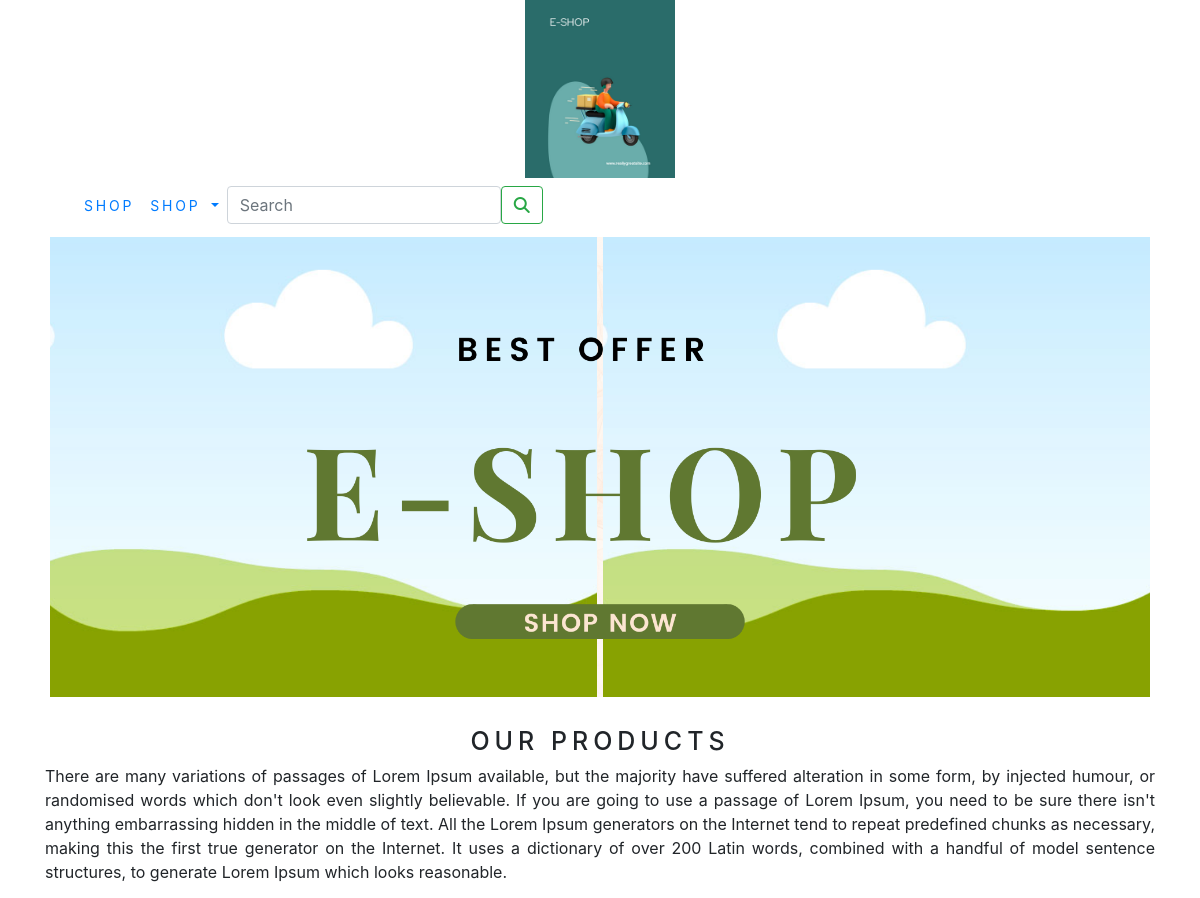
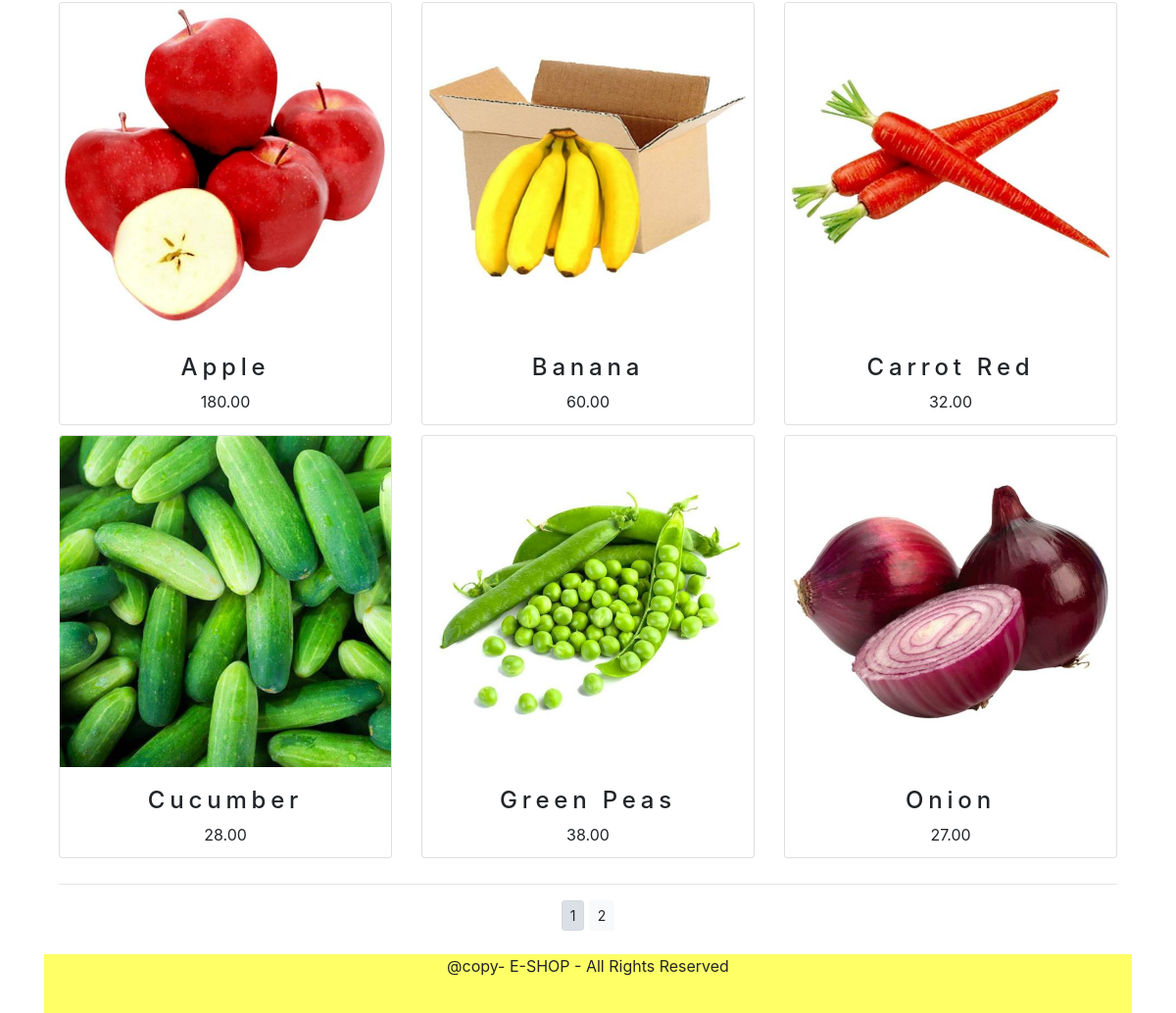
The page / on the database its author committed (2 pictures, top to bottom).
### shop/models.py (models this page shows, shortened)
class Product(models.Model):
    name = models.CharField(max_length=250, unique=True)
    slug = models.SlugField(max_length=250, unique=True)
    description = models.TextField(blank=True)
    price = models.DecimalField(max_digits=10, decimal_places=2)
    category = models.ForeignKey(Category, on_delete=models.CASCADE)
    image = models.ImageField(upload_to='Products', blank=True)
    stock = models.IntegerField()
    available = models.BooleanField(default=True)
    created = models.DateTimeField(auto_now_add=True)
    updated = models.DateTimeField(auto_now=True)
    def get_url(self):
        return reverse('shop:prodcatdetail', args=[self.category.slug, self.slug])
    class Meta:
        ordering = ('name',)
        verbose_name = 'Product'
        verbose_name_plural = 'Products'

### shop/views.py (the view)
# urls.py: path('', views.allProdCat, name='allProdCat'),
def allProdCat(request, c_slug=None):
    c_page = None
    products_list = None
    if c_slug != None:
        c_page = get_object_or_404(Category, slug=c_slug)
        products_list = Product.objects.all().filter(category=c_page, available=True)
    else:
        products_list = Product.objects.all().filter(available=True)
    paginator = Paginator(products_list,6)
    try:
        page = int(request.GET.get('page','1'))
    except:
        page = 1
    try:
        products = paginator.page(page)
    except (EmptyPage,InvalidPage):
        products = paginator.page(paginator.num_pages)
    return render(request, 'category.html', {'category': c_page, 'products': products})

### cart/context_processors.py (called while the page is built)
def counter(request):
    item_count = 0
    if 'admin' in request.path:
        return {}
    else:
        try:
            cart = Cart.objects.filter(cart_id = _cart_id(request))
            cart_items = CartItem.objects.all().filter(cart=cart[:1])
            for cart_item in cart_items:
                item_count = cart_item.quantity
        except cart.DoesNotExist:
            item_count = 0
    return dict(item_count=item_count)

### cart/views.py (called while the page is built)
def _cart_id(request):
    cart = request.session.session_key
    if not cart:
        cart = request.session.create()
    return cart

### shop/context_processors.py (called while the page is built)
def menu_links(request):
    links = Category.objects.all()
    return dict(links=links)

### shop/models.py (called while the page is built)
    def get_url(self):
        return reverse('shop:Products_by_Category', args=[self.slug])

### templates/category.html (shortened to what this page needs)
{% extends 'base.html' %}
{% load static %}
{% block content %}
<div class="mx-auto">
    {% if category %}
    <img class="my_image" src="{{category.img.url}}" alt="{{category.name}}" width="250px">
</div>
<br>
<div>
    <h1 class="text-center my_title"> {{ category.name }}</h1> <br>
    <p class="text-justify"> {{ category.description }}</p>
</div>
{% else %}
<div>
    <img class="my_image my_image_padding" src="{% static 'img/banner.png' %}" alt="OUR PRODUCTS" width="1340x" height="600x">
</div>
<br>
<div>
    <h1 class="text-center my_title">OUR PRODUCTS</h1>
    <p class="text-justify"> There are many variations of passages of Lorem Ipsum available, but the majority have suffered alteration in some form, by injected humour, or randomised words which don't look even slightly believable. If you are going to use a passage of Lorem Ipsum, you need to be sure there isn't anything embarrassing hidden in the middle of text. All the Lorem Ipsum generators on the Internet tend to repeat predefined chunks as necessary, making this the first true generator on the Internet. It uses a dictionary of over 200 Latin words, combined with a handful of model sentence structures, to generate Lorem Ipsum which looks reasonable.</p>
</div>
{% endif %}
<div class="container">
    <div class="row mx_auto">
        {% for product in products %}
        <div class="my_bottom_margin col-9 col-sm-12 col-md-4 col-lg-4">
            <div class="card text-center" style="min-width:18rem;height:27rem;">
                  <a href="{{product.get_url}}"><img class="card-img-top my_image" src="{{product.image.url}}" alt="{{product.name}}" width="250px"></a>
                <div class="card-body">
                    <h4> {{ product.name }}</h4>
                    <p> {{ product.price }}</p>
                </div>
            </div>
        </div>
{% endfor %}
    </div>
    <div class="mx_auto">
        {% if products.paginator.num_pages > 1 %}
        <hr>
        <div class="text-center">
            {% for pg in products.paginator.page_range %}
            <a href="?page={{pg}}" class="btn btn-light btn-sm {% if products.number == pg %} active {% endif %}" >{{pg}}</a>
            {% endfor %}
        </div>
        {% endif %}
    </div>
    <br>
</div>
  {% endblock %}

### templates/base.html (shortened to what this page needs)
{% load static %}
<!DOCTYPE html>
<html lang="en">
<head>
    <link rel="stylesheet" href="{% static 'css/custom.css' %}">
    <link rel="stylesheet" href="{% static 'css/bootstrap.min.css' %}">
</head>
<body>
<div class="container">
    {% include 'header.html' %}
    {% include 'nav.html' %}
    {% block content %}
    {% endblock %}
</div>
{% include 'footer.html' %}
</body>
</html>

### templates/header.html
{% load static %}
<header>
  <center>
    <a href="{%url 'shop:allProdCat' %}"> <img src="{% static 'img/logo.png' %}" alt="logimg" width="150px"></a>
  </center>
</header>

### templates/nav.html (shortened to what this page needs)
<nav class="navbar navbar-expand-lg bg-body-tertiary">
  <div class="container-fluid">
    <div class="collapse navbar-collapse" id="navbarSupportedContent">
      <ul class="navbar-nav me-auto mb-2 mb-lg-0">
        <li class="nav-item">
          <a class="nav-link" href="#">SHOP</a>
        </li>
        <li class="nav-item dropdown {% if 'shop' in request.path %} active {% endif %}">
          <a class="nav-link dropdown-toggle" href="#" role="button" data-bs-toggle="dropdown" aria-expanded="false">
            SHOP
          </a>
        </li>
      </ul>
      <form class="d-flex" action="{% url 'searchapp:searchresult' %}" method="get">
        <input class="form-control me-2" type="search" placeholder="Search" name= "q" aria-label="Search">
        <button class="btn btn-outline-success" type="submit"><i class="fa fa-search"></i></button>
      </form>
    </div>
  </div>
</nav>

### templates/footer.html
<div class="footer navbar-fixed-bottom my_footer">
  <center
  <p class="text-center">@copy- E-SHOP - All Rights Reserved </p>
  </center>
</div>

### shop/static/css/custom.css (style rules this page uses)
body { font-family: 'Signika', sans-serif; }
.nav-item { letter-spacing : 0.2em; font-size : 14px; text-transform : uppercase; }
.my_footer { background-color:#ffff66; height : 60px; }
.my_image { width : 100%; height: auto; }
.my_title { font-size : 25px; text_transform: uppercase; letter-spacing : .2em; }
.my_image_padding { padding : 5px; }
.my_bottom_margin { margin-bottom:10px; }
.card-body h4 { font_size : 14px; text_transform: uppercase; letter-spacing : .2em; }

### rows shown on the page
Product: image (picture), name "Apple", price "180.00"
Product: image (picture), name "Banana", price "60.00"
Product: image (picture), name "Carrot Red", price "32.00"
Product: image (picture), name "Cucumber", price "28.00"
Product: image (picture), name "Green Peas", price "38.00"
Product: image (picture), name "Onion", price "27.00"

### other values the page prints
{{ pg }} "1" "2"
